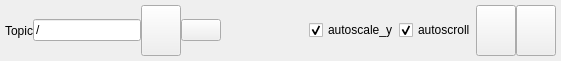
<?xml version="1.0" encoding="UTF-8"?>
<ui version="4.0">
 <class>DataPlotWidget</class>
 <widget class="QWidget" name="DataPlotWidget">
  <property name="geometry">
   <rect>
    <x>0</x>
    <y>0</y>
    <width>561</width>
    <height>61</height>
   </rect>
  </property>
  <property name="acceptDrops">
   <bool>true</bool>
  </property>
  <property name="windowTitle">
   <string>Plot</string>
  </property>
  <layout class="QVBoxLayout" name="verticalLayout">
   <property name="spacing">
    <number>0</number>
   </property>
   <property name="margin">
    <number>0</number>
   </property>
   <item>
    <layout class="QHBoxLayout" name="dataPlotControls">
     <property name="spacing">
      <number>0</number>
     </property>
     <property name="margin">
      <number>5</number>
     </property>
     <item>
      <widget class="QLabel" name="label">
       <property name="text">
        <string>Topic</string>
       </property>
      </widget>
     </item>
     <item>
      <widget class="QLineEdit" name="topic_edit">
       <property name="text">
        <string>/</string>
       </property>
      </widget>
     </item>
     <item>
      <widget class="QPushButton" name="subscribe_topic_button">
       <property name="sizePolicy">
        <sizepolicy hsizetype="Preferred" vsizetype="Preferred">
         <horstretch>0</horstretch>
         <verstretch>0</verstretch>
        </sizepolicy>
       </property>
       <property name="contextMenuPolicy">
        <enum>Qt::DefaultContextMenu</enum>
       </property>
       <property name="toolTip">
        <string>add topic to plot</string>
       </property>
       <property name="iconSize">
        <size>
         <width>16</width>
         <height>16</height>
        </size>
       </property>
      </widget>
     </item>
     <item>
      <widget class="QPushButton" name="remove_topic_button">
       <property name="iconSize">
        <size>
         <width>16</width>
         <height>16</height>
        </size>
       </property>
      </widget>
     </item>
     <item>
      <spacer name="spacer">
       <property name="orientation">
        <enum>Qt::Horizontal</enum>
       </property>
       <property name="sizeHint" stdset="0">
        <size>
         <width>40</width>
         <height>20</height>
        </size>
       </property>
      </spacer>
     </item>
     <item>
      <widget class="QCheckBox" name="autoscale_y_checkbox">
       <property name="text">
        <string>autoscale_y</string>
       </property>
       <property name="checked">
        <bool>true</bool>
       </property>
      </widget>
     </item>
     <item>
      <widget class="QCheckBox" name="autoscroll_checkbox">
       <property name="text">
        <string>autoscroll</string>
       </property>
       <property name="checked">
        <bool>true</bool>
       </property>
      </widget>
     </item>
     <item>
      <widget class="QPushButton" name="pause_button">
       <property name="sizePolicy">
        <sizepolicy hsizetype="Preferred" vsizetype="Preferred">
         <horstretch>0</horstretch>
         <verstretch>0</verstretch>
        </sizepolicy>
       </property>
       <property name="toolTip">
        <string>pause plot</string>
       </property>
       <property name="iconSize">
        <size>
         <width>16</width>
         <height>16</height>
        </size>
       </property>
       <property name="checkable">
        <bool>true</bool>
       </property>
      </widget>
     </item>
     <item>
      <widget class="QPushButton" name="clear_button">
       <property name="sizePolicy">
        <sizepolicy hsizetype="Preferred" vsizetype="Preferred">
         <horstretch>0</horstretch>
         <verstretch>0</verstretch>
        </sizepolicy>
       </property>
       <property name="toolTip">
        <string>clear plot</string>
       </property>
       <property name="iconSize">
        <size>
         <width>16</width>
         <height>16</height>
        </size>
       </property>
      </widget>
     </item>
    </layout>
   </item>
   <item>
    <layout class="QHBoxLayout" name="data_plot_layout">
     <property name="spacing">
      <number>0</number>
     </property>
    </layout>
   </item>
  </layout>
 </widget>
 <resources/>
 <connections/>
</ui>
